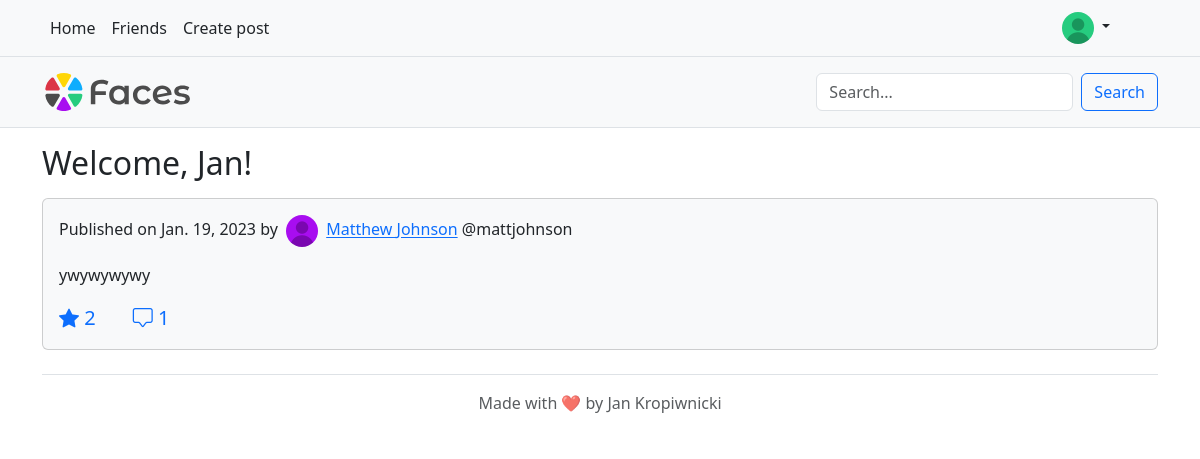
Page / (signed in) on the earlier database version.
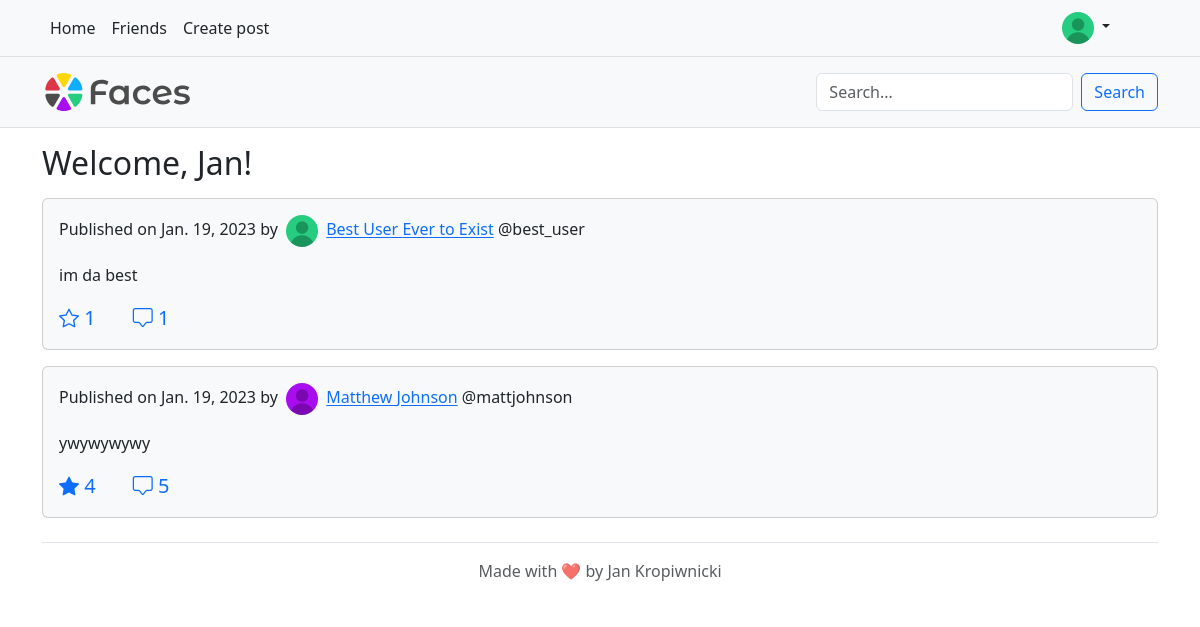
Same page on the later database version.
### facebook2_app/models.py (models this page shows)
class Post(models.Model):
    content = models.TextField()
    author = models.ForeignKey(Person, on_delete=models.CASCADE)
    date = models.DateTimeField()

class Person(models.Model):
    user = models.OneToOneField(User, on_delete=models.CASCADE)
    friends = models.ManyToManyField("self")

class ProfilePicture(models.Model):
    user = models.OneToOneField(User, on_delete=models.CASCADE)
    url = models.URLField()

### facebook2_app/views.py (the view)
# urls.py: path('', facebook2_app.views.index, name="index"),
def index(request):
    post_list = []
    friend_requests = []
    if request.user.is_authenticated:
        post_list_plain = []
        for friend in request.user.person.friends.all():
            post_list_plain += list(friend.post_set.all())
        post_list_plain.sort(key=lambda x: x.date, reverse=True)
        for post in post_list_plain:
            post_list += [[post, post.content.split("\r\n"), len(post.likeprofile_set.all()),
                           len(post.comment_set.all())]]
        friend_requests = request.user.requestprofile.friend_requests.all()
    return render(request, "index.html", {
        "post_list": post_list, "friend_requests": friend_requests, "friend_requests_len": len(friend_requests)
    })

### templates/index.html (shortened to what this page needs)
{% extends 'base.html' %}
{% load static %}
{% block content %}
    {% if user.is_authenticated %}
        <h2>Welcome, {{ user.first_name }}!</h2>
        {% for post in post_list %}
            <div id="{{ post.0.id }}" class="card bg-light my-3 p-3">
                <p>Published on {{ post.0.date.date }} by
                    <img src="{% static post.0.author.user.profilepicture.url %}" alt="{{ post.0.author.user.username }}" class="rounded-circle mx-1" width="32" height="32">
                    <a href="{% url 'user' post.0.author.user.username %}">
                    {{ post.0.author.user.first_name }} {{ post.0.author.user.last_name }}</a>
                    @{{ post.0.author.user.username }}</p>
                <p>
                {% for line in post.1 %}
                    {{ line }}<br>
                {% endfor %}
                </p>
                <p class="lead text-primary mb-0">
                    {% if user.likeprofile in post.0.likeprofile_set.all %}
                        <a id="like-{{ post.0.id }}" onclick="dislike_{{ post.0.id }}()"><i class="bi bi-star-fill"></i></a>
                    {% else %}
                        <a id="like-{{ post.0.id }}" onclick="like_{{ post.0.id }}()"><i class="bi bi-star"></i></a>
                    {% endif %}
                    <span id="like-count-{{ post.0.id }}">{{ post.2 }}</span>
                    <a href="{% url 'post_page' post.0.id %}" class="text-primary text-decoration-none"><i class="bi bi-chat-square"></i>
                    {{ post.3 }}</a>
                </p>
            </div>
        {% endfor %}
    {% endif %}
{% endblock %}

Differences in the rows shown:
added Post: date "Jan. 19, 2023", author.user_id (picture), author.first_name "Best User", author.last_name "Ever to Exist", author.username "best_user", 1 "im da best", post "1"
computed for Post "ywywywywy": post "2" → "4"; post "1" → "5"
